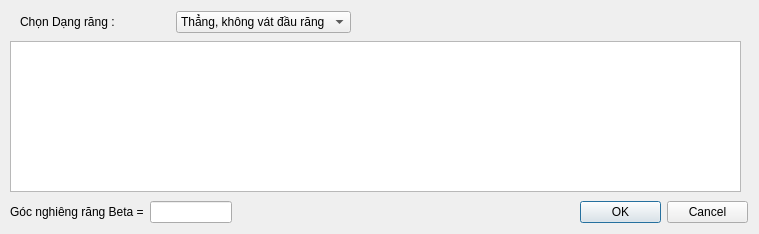
<?xml version="1.0" encoding="UTF-8"?>
<ui version="4.0">
 <class>Table_Ka_kd_Zm</class>
 <widget class="QDialog" name="Table_Ka_kd_Zm">
  <property name="geometry">
   <rect>
    <x>0</x>
    <y>0</y>
    <width>759</width>
    <height>234</height>
   </rect>
  </property>
  <property name="windowTitle">
   <string>Dialog</string>
  </property>
  <widget class="QTableView" name="tableView">
   <property name="geometry">
    <rect>
     <x>10</x>
     <y>41</y>
     <width>731</width>
     <height>151</height>
    </rect>
   </property>
  </widget>
  <widget class="QWidget" name="layoutWidget">
   <property name="geometry">
    <rect>
     <x>580</x>
     <y>200</y>
     <width>168</width>
     <height>24</height>
    </rect>
   </property>
   <layout class="QHBoxLayout" name="horizontalLayout_3">
    <item>
     <widget class="QPushButton" name="pushButton">
      <property name="text">
       <string>OK</string>
      </property>
     </widget>
    </item>
    <item>
     <widget class="QPushButton" name="pushButton_2">
      <property name="text">
       <string>Cancel</string>
      </property>
     </widget>
    </item>
   </layout>
  </widget>
  <widget class="QWidget" name="">
   <property name="geometry">
    <rect>
     <x>20</x>
     <y>10</y>
     <width>331</width>
     <height>24</height>
    </rect>
   </property>
   <layout class="QHBoxLayout" name="horizontalLayout">
    <item>
     <widget class="QLabel" name="label">
      <property name="text">
       <string>Chọn Dạng răng :</string>
      </property>
     </widget>
    </item>
    <item>
     <widget class="QComboBox" name="comboBox">
      <item>
       <property name="text">
        <string>Thẳng, không vát đầu răng</string>
       </property>
      </item>
      <item>
       <property name="text">
        <string>Thẳng, có vát đầu răng</string>
       </property>
      </item>
      <item>
       <property name="text">
        <string>Nghiêng</string>
       </property>
      </item>
     </widget>
    </item>
   </layout>
  </widget>
  <widget class="QWidget" name="">
   <property name="geometry">
    <rect>
     <x>10</x>
     <y>200</y>
     <width>222</width>
     <height>24</height>
    </rect>
   </property>
   <layout class="QHBoxLayout" name="horizontalLayout_2">
    <item>
     <widget class="QLabel" name="label_2">
      <property name="text">
       <string>Góc nghiêng răng Beta =</string>
      </property>
     </widget>
    </item>
    <item>
     <widget class="QLineEdit" name="lineEdit"/>
    </item>
   </layout>
  </widget>
 </widget>
 <resources/>
 <connections/>
</ui>
